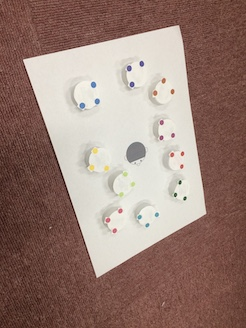
#> input picture reserch/img/IMG_3522.JPG, 246 x 328 px
$ python -i findcolor.py   (imports and definitions only)
#> lines starting #> are read from the running program, lines starting #| are printed output that depends on the picture; after the words box and inside, x2 and y2 are one past the last pixel; in counts of white or black regions, pixels touching at a corner belong together
### findmarker.py
# coding:utf-8
import cv2
import numpy as np
import sys
import poro


def find_marker(src, name):


    # 平滑化
    blur_src = cv2.GaussianBlur(src, (15, 15), 20)

    # 二値化
    ret, binary_src = cv2.threshold(blur_src, 127, 255, cv2.THRESH_BINARY)


    # ラベリング処理
    label = cv2.connectedComponentsWithStats(binary_src)
    #print(label)

    # オブジェクト情報を抽出
    n = label[0] - 1

    # print(n)


    centers = []
    for i in range(1,n+1):
        centers.append(label[3][i])
       # print(center)
    #f.close()


    return centers


def rw(prefix):
    red = cv2.imread(prefix+'red.png',0)
    orange = cv2.imread(prefix+'orange.png',0)
    yellow =  cv2.imread(prefix+'yellow.png',0)
    green = cv2.imread(prefix+'green.png',0)
    blue =  cv2.imread(prefix+'blue.png',0)
    purple = cv2.imread(prefix+'purple.png',0)
    rp = cv2.imread(prefix+'rp.png',0)
    violet = cv2.imread(prefix+'violet.png',0)
    yg = cv2.imread(prefix+'yg.png',0)
    bg = cv2.imread(prefix+'bg.png',0)


    red_center = find_marker(red, "red")
    orange_center = find_marker(orange, "orange")
    yellow_center = find_marker(yellow, "yellow")
    green_center = find_marker(green, "green")
    blue_center = find_marker(blue, "blue")
    purple_center = find_marker(purple, "purple")
    rp_center = find_marker(rp, "rp")
    violet_center = find_marker(violet,"violet")
    yg_center = find_marker(yg, "yg")
    bg_center = find_marker(bg, "bg")

    centers = [red_center, orange_center, yellow_center, green_center, blue_center, purple_center, rp_center, violet_center, yg_center, bg_center]
    poro.main(centers)

# [2 lines that do not run on import are left out]

### poro.py
# coding:utf-8

import numpy as np
import sys
#データベースモジュールをインポート
import firebase_admin
from firebase_admin import credentials
from firebase_admin import db

pi = np.pi

# 3点のマーカーの座標を配列として出力
def load_data(data):
        #data = np.genfromtxt('/Users/OkuRyuji/sendforapp/reserch/csv/markers.csv',delimiter=',',skip_header=1, dtype='float')
        print(data)
        center_list = list()
        theta_list = list()
        for i in range(0, len(data)):
                point1 = np.array([data[i][0][0], data[i][0][1]])
                point2 = np.array([data[i][1][0], data[i][1][1]])
                point3 = np.array([data[i][2][0], data[i][2][1]])
                #print(point1)
                #print(point2)
                #print(point3)
                center, theta = calculate(point1, point2, point3)
                center_list.append(center)
                theta_list.append(theta)
        return center_list, theta_list

# 角度と中心座標を求める
def calculate(point1, point2, point3):

        theta = 0.0
        center = [0.0, 0.0]

        # データから値を引っ張る
        # dict = []
        points = [point1, point2, point3]
        # dict(data[i][0]) = points
        # print(points)


        # 2点間のユークリッド距離を求める
        d1 = point1 - point2
        d2 = point2 - point3
        d3 = point3 - point1
        dis1 = np.linalg.norm(d1)
        dis2 = np.linalg.norm(d2)
        dis3 = np.linalg.norm(d3)

        ardis1 = np.array(dis1)
        # print(ardis1)
        ardis2 = np.array(dis2)
        # print(ardis2)
        ardis3 = np.array(dis3)
        # print(ardis3)


        # 3つの距離を比較して最大値を求める
        dis_max = np.amax(np.array([ardis1,ardis2,ardis3]))
        # print(dis_max)


        # 中心距離と角度を計算

        # マーカー1とマーカ2が最大距離のときマーカー1とマーカ2の中点が中心座標
        if dis_max == ardis1:
                # print(point1,point2)
                center = (point1 + point2) / 2
                # print('center1=',center)

                # マーカー3が前方を表し，マーカー3と中心座標を用いて角度を求める
                xr = point3[0] - center[0]
                # print(xr)
                yr = point3[1] - center[1]
                # print(yr)
                r1 = np.power(xr,2)
                # print(r1)
                r2 = np.power(yr,2)
                # print(r2)
                r = np.sqrt(r1+r2)
                # print(r)
                x = np.abs(yr)
                # print(x)
                val = x / r
                # print(val)
                rad = np.arccos(val)
                # print(rad)

                # マーカー3の位置によってpiを加減する場合分け
                if point3[1] > center[1]:
                        if point3[0] < center[0]:
                                rad1 = rad
                        else:
                                rad1 =(2 * pi) - rad
                # print(rad1)
                # ラジアンから度数に変換
                theta = np.rad2deg(rad1)
                print('theta1=',theta)


        # マーカー2とマーカ3が最大距離のときマーカー2とマーカ3の中点が中心座標
        elif dis_max == ardis2:
                # print(point2,point3)
                center = (point2 + point3)/ 2
                # print('center2=',center)

                # マーカー1が前方を表し，マーカー1と中心座標を用いて角度を求める
                xr = point1[0] - center[0]
                #print(xr)
                yr = point1[1] - center[1]
                #print(yr)
                r1 = np.power(xr,2)
                #print(r1)
                r2 = np.power(yr,2)
                #print(r2)
                r = np.sqrt(r1+r2)
                #print(r)
                x = np.abs(yr)
                #print(x)
                val = x / r
                #print(val)
                rad = np.arccos(val)
              #  print(rad)

                if point1[1] < center[1]:
                        if point1[0] < center[0]:
                                rad1 = pi - rad
                        else:
                                rad1 = pi + rad

              #  print(rad1)

                theta = np.rad2deg(rad1)
                print('theta2=',theta)


        # マーカー1とマーカ3が最大距離のときマーカー1とマーカ3の中点が中心座標
        elif dis_max == ardis3:
                # print(point3,point1)
                center = (point3 + point1) / 2
                # print('center3=',center)

                # マーカー2が前方を表し，マーカー2と中心座標を用いて角度を求める
                xr = point2[0] - center[0]
                #print(xr)
                yr = point2[1] - center[1]
                #print(yr)
                r1 = np.power(xr,2)
                # print(r1)
                r2 = np.power(yr,2)
                # print(r2)
                r = np.sqrt(r1+r2)
                #print(r)
                x = np.abs(yr)
                #print(x)
                val = x / r
                # print(val)
                rad = np.arccos(val)
                #  print(rad)
               # th = np.rad2deg(rad)
               # print('th3=', th)
                if point2[0] < center[0]:
                        if point2[1] >= center[1]:
                                rad1 = rad
                        else:
                                rad1 = pi - rad
                else:
                        if point2[1] > center[1]:
                                rad1 = (2 * pi) - rad
                        else:
                                rad1 = pi + rad
              #  print(rad1)

                theta = np.rad2deg(rad1)
                print('theta3=', theta)

        return center, theta


# firebaseに中心座標と角度のデータを送信
def main(point_centers):
       # print(point_centers)
        centers, thetas = load_data(point_centers)
        # print(centers)
        # print(thetas)


        if (not len(firebase_admin._apps)):
                cred = credentials.Certificate('/Users/OkuRyuji/sendforapp/correlationdiagram-97e0c-firebase-adminsdk-02t0f-0fa4c792ed.json')

                firebase_admin.initialize_app(cred, {
                        'databaseURL': 'https://correlationdiagram-97e0c.firebaseio.com/',
                        'databaseAuthVariableOverride': {
                                'uid': 'my-service-worker'
                        }
                })


        # データベース参照を取得
        users_ref = db.reference('/Tungible_test2')

        all = []
        for j in range(0, len(centers)):
                person = {
                        "manAffinA" : np.cos(np.pi*thetas[j]/180),
                        "manAffinB" : np.sin(np.pi*thetas[j]/180),
                        "manAffinC" : -np.sin(np.pi*thetas[j]/180),
                        "manAffinD" : np.cos(np.pi*thetas[j]/180),
                        "manPlaceX" : centers[j][0],
                        "manPlaceY" : centers[j][1]
                }
                all.append(person)

                json = "contents"
                man = all

                print(np.cos(np.pi*thetas[j]/180))

        users_ref.set({
                "Tungible2" : {
                        "changePoint" : "No",
                        "man" : [ man ]
                }
        })


# [2 lines that do not run on import are left out]

### findcolor.py
# coding:utf-8
import cv2
import findmarker

def find_color(src, lower_color, upper_color, s_th, v_th):

    hsv = cv2.cvtColor(src, cv2.COLOR_BGR2HSV)
    h, s, v = cv2.split(hsv)

    if lower_color > upper_color:
        ret, h_dst_1 = cv2.threshold(h, lower_color, 255, cv2.THRESH_BINARY)
        ret, h_dst_2 = cv2.threshold(h, upper_color,  255, cv2.THRESH_BINARY_INV)
        dst = cv2.bitwise_or(h_dst_1, h_dst_2)

    else:
        ret, dst = cv2.threshold(h,   lower_color, 255, cv2.THRESH_TOZERO)
        ret, dst = cv2.threshold(dst, upper_color,  255, cv2.THRESH_TOZERO_INV)
        ret, dst = cv2.threshold(dst, 0, 255, cv2.THRESH_BINARY)

    ret, s_dst = cv2.threshold(s, s_th, 255, cv2.THRESH_BINARY)
    ret, v_dst = cv2.threshold(v, v_th, 255, cv2.THRESH_BINARY)

    dst = cv2.bitwise_and(dst, s_dst)
    dst = cv2.bitwise_and(dst, v_dst)

    return dst


def rw(path):
#> called with path = 'reserch/img/IMG_3522.JPG'
    img = cv2.imread(path)
#> img is the input picture: shape (328, 246, 3); mean B, G, R 117.8, 127, 152.5


    red_img = find_color(img, 175, 5,  100, 100)
#> in find_color, `h, s, v = cv2.split(hsv)`:
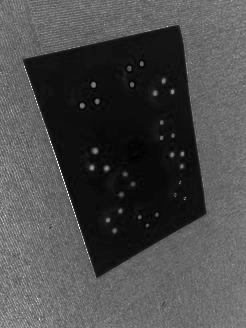
#> s: shape (328, 246); min 0, max 255, mean 75.2
#> in find_color, `h, s, v = cv2.split(hsv)`:
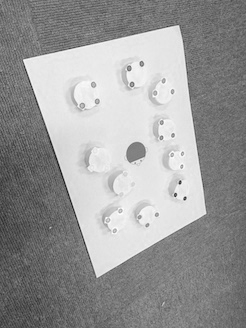
#> v: shape (328, 246); min 18, max 255, mean 152.7
#> in find_color, `ret, h_dst_1 = cv2.threshold(h, lower_color, 255, cv2.THRESH_BINARY)`:
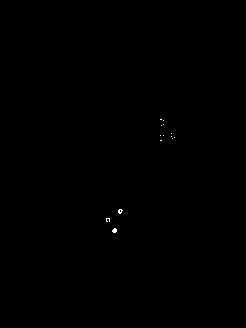
#> h_dst_1: shape (328, 246); 0.07% white in thin lines or dots, all inside (x1, y1, x2, y2) = (106, 119, 175, 233)
#> in find_color, `ret, h_dst_1 = cv2.threshold(h, lower_color, 255, cv2.THRESH_BINARY)`: ret = 175
#> in find_color, `ret, h_dst_2 = cv2.threshold(h, upper_color,  255, cv2.THRESH_BINARY_I..`:
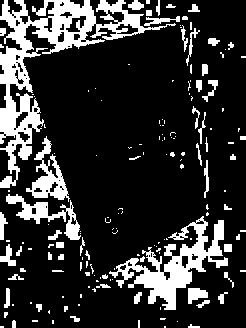
#> h_dst_2: shape (328, 246); 19.3% white; 162 white regions (106 under 20 px), largest, box (x1, y1, x2, y2) and area: (0, 0, 176, 188) 6646, (109, 216, 228, 310) 3440, (26, 136, 70, 202) 1017
#> in find_color, `ret, h_dst_2 = cv2.threshold(h, upper_color,  255, cv2.THRESH_BINARY_I..`: ret = 5
#> in find_color, `ret, s_dst = cv2.threshold(s, s_th, 255, cv2.THRESH_BINARY)`: ret = 100
    orange_img = find_color(img, 8, 20, 100, 100)
    yellow_img = find_color(img, 20, 29, 50, 50)
#> call 3 of find_color, with lower_color = 20, upper_color = 29, s_th = 50, v_th = 50
#> in find_color (call 3), `ret, dst = cv2.threshold(h,   lower_color, 255, cv2.THRESH_TOZERO)`: ret = 20
#> in find_color (call 3), `ret, dst = cv2.threshold(dst, upper_color,  255, cv2.THRESH_TOZERO_INV)`:
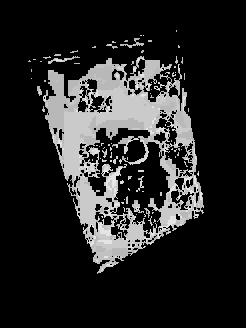
#> dst: shape (328, 246); min 0, max 29, mean 4.3; drawn with min black and max white
#> in find_color (call 3), `ret, dst = cv2.threshold(dst, upper_color,  255, cv2.THRESH_TOZERO_INV)`: ret = 29
#> in find_color (call 3), `ret, s_dst = cv2.threshold(s, s_th, 255, cv2.THRESH_BINARY)`: ret = 50
    yg_img = find_color(img, 30, 42, 80, 80)
    green_img = find_color(img, 42, 58, 50, 50)
    bg_img = find_color(img, 60, 79, 50, 80)
    blue_img = find_color(img, 82, 101, 60, 90)
#> in find_color (call 7), `ret, dst = cv2.threshold(h,   lower_color, 255, cv2.THRESH_TOZERO)`: ret = 82
#> in find_color (call 7), `ret, dst = cv2.threshold(dst, upper_color,  255, cv2.THRESH_TOZERO_INV)`: ret = 101
#> in find_color (call 7), `ret, s_dst = cv2.threshold(s, s_th, 255, cv2.THRESH_BINARY)`: ret = 60
#> in find_color (call 7), `ret, v_dst = cv2.threshold(v, v_th, 255, cv2.THRESH_BINARY)`:
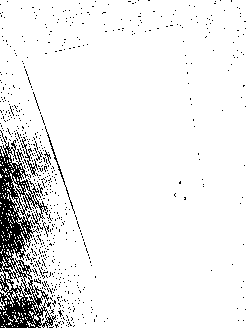
#> v_dst: shape (328, 246); 92.9% white; black in thin lines or dots
#> in find_color (call 7), `ret, v_dst = cv2.threshold(v, v_th, 255, cv2.THRESH_BINARY)`: ret = 90
    violet_img = find_color(img, 102, 123, 40, 80)
#> in find_color (call 8), `ret, dst = cv2.threshold(h,   lower_color, 255, cv2.THRESH_TOZERO)`: ret = 102
#> in find_color (call 8), `ret, dst = cv2.threshold(dst, upper_color,  255, cv2.THRESH_TOZERO_INV)`: ret = 123
#> in find_color (call 8), `ret, s_dst = cv2.threshold(s, s_th, 255, cv2.THRESH_BINARY)`:
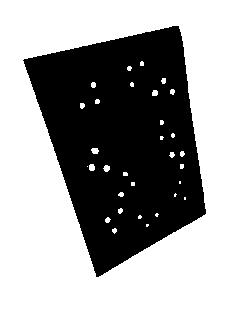
#> s_dst: shape (328, 246); 64.4% white; 1 black region, box (x1, y1, x2, y2) and area: (23, 26, 206, 277) 28746
#> in find_color (call 8), `ret, s_dst = cv2.threshold(s, s_th, 255, cv2.THRESH_BINARY)`: ret = 40
#> in find_color (call 8), `ret, v_dst = cv2.threshold(v, v_th, 255, cv2.THRESH_BINARY)`: ret = 80
    purple_img = find_color(img, 124, 145, 50,  50)
    rp_img = find_color(img, 146, 175, 50,  50)

    prefix = '/Users/OkuRyuji/sendforapp/reserch/pointmask/'


    if red_img is not None:
        cv2.imwrite(prefix+'red.png',red_img)
    if orange_img is not None:
        cv2.imwrite(prefix+'orange.png',orange_img)
    if yellow_img is not None:
        cv2.imwrite(prefix+'yellow.png',yellow_img)
    if green_img is not None:
        cv2.imwrite(prefix+'green.png',green_img)
    if blue_img is not None:
        cv2.imwrite(prefix+'blue.png',blue_img)
    if purple_img is not None:
        cv2.imwrite(prefix+'purple.png',purple_img)
    if rp_img is not None:
        cv2.imwrite(prefix+'rp.png',rp_img)
    if violet_img is not None:
        cv2.imwrite(prefix+'violet.png',violet_img)
    if yg_img is not None:
        cv2.imwrite(prefix+'yg.png',yg_img)
    if bg_img is not None:
        cv2.imwrite(prefix+'bg.png',bg_img)


    findmarker.rw(prefix)
#> in find_marker, `n = label[0] - 1`: n = 11
#> after the loop in find_marker, `for i in range(1,n+1):`: centers = [[12.31, 20.09], [65.88, 3.24], [58.45, 13.95], [59, 24], [41, 26], [3.69, 60.54], [207.2, 248.8], [176.8, 272.5], [152.4, 281.4], [169, 287], [198, 295.8]]
#> in rw, `red_center = find_marker(red, "red")`: red_center has the same summary as centers in find_marker
#> in rw, `orange_center = find_marker(orange, "orange")`: orange_center = []
#> in rw, `centers = [red_center, orange_center, yellow_center, green_center, blu..`: centers = [[[12.31, 20.09], [65.88, 3.24], [58.45, 13.95], [59, 24], [41, 26], [3.69, 60.54], [207.2, 248.8], [176.8, 272.5], [152.4, 281.4], [169, 287], [198, 295.8]], [], [], [], [], [], [], [], [], []]
#> (printed output is left out)
#> the loop in load_data, `for i in range(0, len(data)):` made 2 passes
#> (theta, center, points in calculate, d1 in calculate, d2 in calculate, d3 in calculate, dis1 in calculate, dis2 in calculate) on pass 1: (276.7, [39.1, 11.66], [[12.31, 20.09], [65.88, 3.24], [58.45, 13.95]], [-53.57, 16.86], [7.43, -10.71], [46.14, -6.14], 56.16, 13.04)
#> (printed output is left out)
#> after the loop in load_data, `for i in range(0, len(data)):`: center_list = [[39.1, 11.66]]; theta_list = [276.7]

# [3 lines not run here, left out]


#> (the run stopped early here; a loop or call above may not have finished)

$ run again, on reserch/img/IMG_3540.jpg
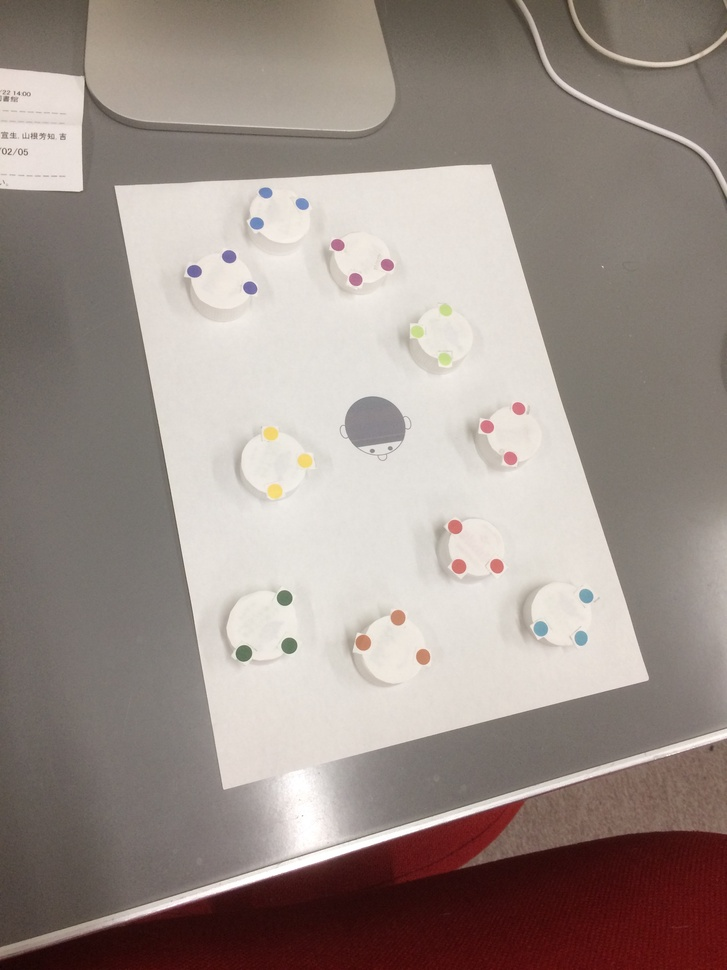
#> input picture reserch/img/IMG_3540.jpg, 727 x 970 px, shrunk from 2448 x 3264 before the run
#> in rw, img is the input picture: shape (970, 727, 3); mean B, G, R 138.5, 144.8, 156.9
#> hsv: shape (970, 727, 3); mean H, S, V 18.3, 43.3, 157
#> in find_color, `ret, h_dst_1 = cv2.threshold(h, lower_color, 255, cv2.THRESH_BINARY)`:
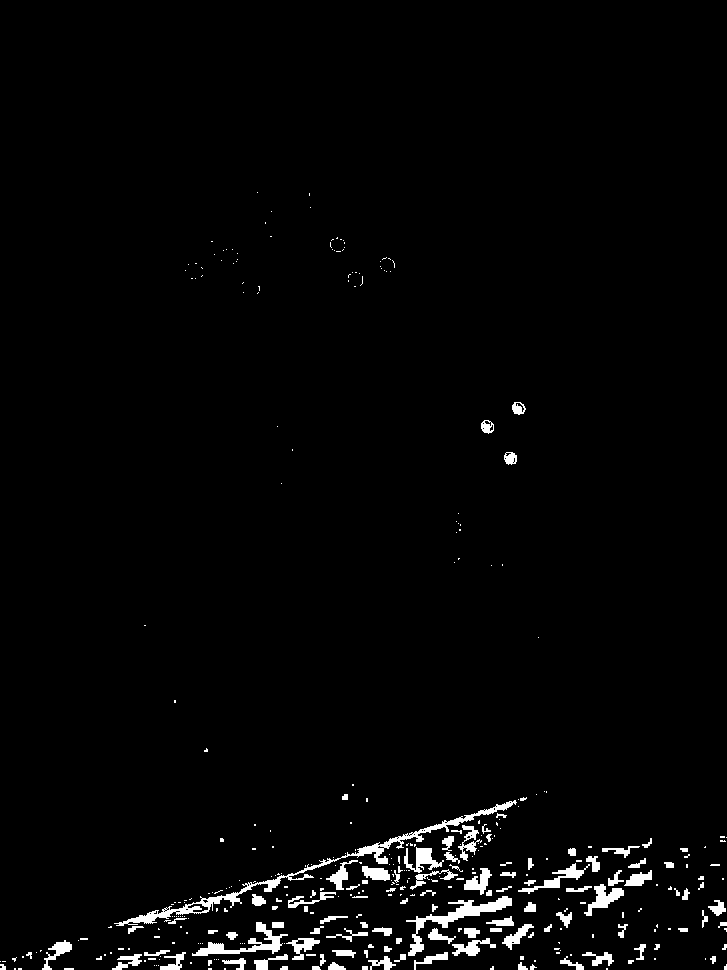
#> h_dst_1: shape (970, 727); 2.4% white; 370 white regions (257 under 20 px), largest, box (x1, y1, x2, y2) and area: (114, 800, 517, 926) 2455, (406, 896, 512, 956) 1222, (192, 922, 288, 956) 853
#> in find_color, `ret, h_dst_1 = cv2.threshold(h, lower_color, 255, cv2.THRESH_BINARY)`: ret = 175
#> h_dst_2: shape (970, 727); 10.2% white; 415 white regions (316 under 20 px), largest, box (x1, y1, x2, y2) and area: (0, 774, 727, 970) 57762, (138, 816, 288, 898) 5222, (48, 736, 100, 772) 596
#> in find_color, `ret, h_dst_2 = cv2.threshold(h, upper_color,  255, cv2.THRESH_BINARY_I..`: ret = 5
#> s_dst: shape (970, 727); 10.4% white; 24 white regions (10 under 20 px), largest, box (x1, y1, x2, y2) and area: (0, 800, 727, 970) 72191, (268, 485, 282, 498) 136, (357, 636, 370, 649) 130
#> in find_color, `ret, s_dst = cv2.threshold(s, s_th, 255, cv2.THRESH_BINARY)`: ret = 100
#> v_dst: shape (970, 727); 86.7% white; 405 black regions (386 under 20 px), largest, box (x1, y1, x2, y2) and area: (0, 826, 727, 970) 69070, (0, 722, 119, 947) 14307, (375, 0, 594, 108) 4683
#> s_dst: shape (970, 727); 15.9% white; 292 white regions (241 under 20 px), largest, box (x1, y1, x2, y2) and area: (0, 741, 727, 970) 88482, (91, 0, 556, 84) 10623, (0, 892, 104, 948) 2443
#> v_dst: shape (970, 727); 97.2% white; 151 black regions (150 under 20 px), largest, box (x1, y1, x2, y2) and area: (0, 838, 632, 970) 19503
#> s_dst: shape (970, 727); 10.7% white; 130 white regions (104 under 20 px), largest, box (x1, y1, x2, y2) and area: (0, 799, 727, 970) 72880, (356, 635, 370, 650) 171, (268, 484, 282, 498) 160
#> v_dst: shape (970, 727); 91.8% white; 284 black regions (277 under 20 px), largest, box (x1, y1, x2, y2) and area: (0, 831, 727, 970) 54728, (0, 868, 49, 946) 1784, (506, 0, 540, 58) 226
#> s_dst: shape (970, 727); 13.3% white; 161 white regions (113 under 20 px), largest, box (x1, y1, x2, y2) and area: (0, 743, 727, 970) 87721, (0, 912, 40, 947) 580, (493, 0, 541, 60) 325
#> v_dst: shape (970, 727); 89.8% white; 391 black regions (373 under 20 px), largest, box (x1, y1, x2, y2) and area: (0, 831, 727, 970) 62052, (0, 808, 95, 947) 7328, (503, 0, 564, 91) 447
#> in find_color (call 8), `ret, dst = cv2.threshold(h,   lower_color, 255, cv2.THRESH_TOZERO)`: ret = 102
#> in find_color (call 8), `ret, dst = cv2.threshold(dst, upper_color,  255, cv2.THRESH_TOZERO_INV)`: ret = 123
#> in find_color (call 8), `ret, s_dst = cv2.threshold(s, s_th, 255, cv2.THRESH_BINARY)`:
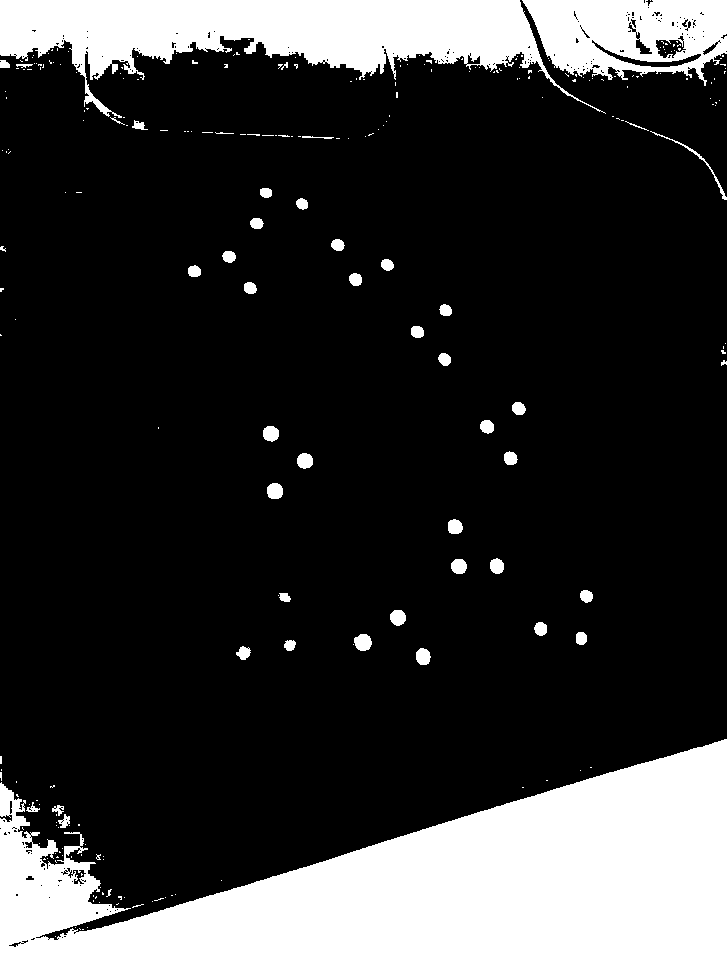
#> s_dst: shape (970, 727); 20.9% white; 250 white regions (203 under 20 px), largest, box (x1, y1, x2, y2) and area: (0, 739, 727, 970) 98317, (0, 0, 606, 118) 31494, (522, 0, 727, 86) 11886
#> in find_color (call 8), `ret, s_dst = cv2.threshold(s, s_th, 255, cv2.THRESH_BINARY)`: ret = 40
#> in find_color (call 8), `ret, v_dst = cv2.threshold(v, v_th, 255, cv2.THRESH_BINARY)`: ret = 80
#> n = 4
#> after the loop in find_marker, `for i in range(1,n+1):`: centers = [[458.5, 565.5], [475.9, 832.8], [724.3, 965.8], [721, 968.5]]
#> red_center has the same summary as centers in find_marker
#> orange_center = []
#> yellow_center = [[270.4, 433.2], [304.6, 460.5], [274.5, 490.9]]
#> green_center = []
#> blue_center = [[540.5, 628.1]]
#> purple_center = [[229, 256.3]]
#> rp_center = [[337.1, 244.6], [387, 264.5], [355.1, 279.1]]
#> violet_center = [[256.5, 223]]
#> yg_center = []
#> in rw, `centers = [red_center, orange_center, yellow_center, green_center, blu..`: centers = [[[458.5, 565.5], [475.9, 832.8], [724.3, 965.8], [721, 968.5]], [], [[270.4, 433.2], [304.6, 460.5], [274.5, 490.9]], [], [[540.5, 628.1]], [[229, 256.3]], [[337.1, 244.6], [387, 264.5], [355.1, 279.1]], [[256.5, 223]], [], []]
#> (printed output is left out)
#> the loop in load_data, `for i in range(0, len(data)):` made 2 passes
#> (theta, center, points in calculate, d1 in calculate, d2 in calculate, d3 in calculate, dis1 in calculate, dis2 in calculate) on pass 1: (59.81, [591.4, 765.6], [[458.5, 565.5], [475.9, 832.8], [724.3, 965.8]], [-17.44, -267.3], [-248.4, -133], [265.8, 400.3], 267.9, 281.7)
#> (printed output is left out)
#> after the loop in load_data, `for i in range(0, len(data)):`: center_list = [[591.4, 765.6]]; theta_list = [59.81]
